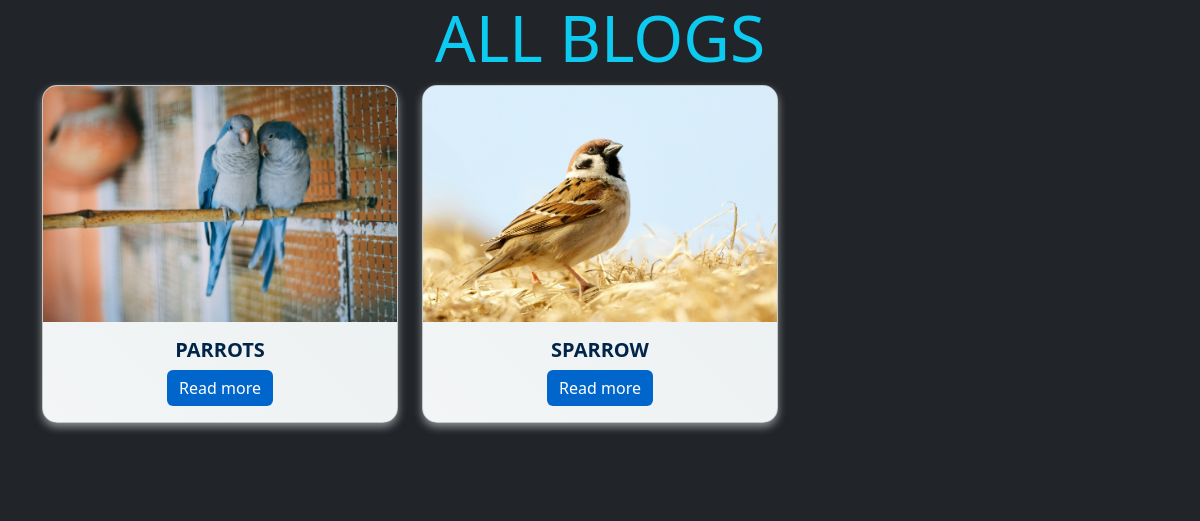
Screenshot of /cat/BIRDS/ with the database file from the repository.
### myblogs/models.py (models this page shows, shortened)
class blog_Post(models.Model):
    blog_name =models.CharField(max_length=100)
    cover_img=models.ImageField(upload_to='images/')
    blog_description=RichTextField()
    blog_cat=models.ForeignKey(Blog_Category ,on_delete=models.CASCADE)

### myblogs/views.py (the view)
# urls.py: path('cat/<str:cat_id>/',views.cat,name ='cat'),
def cat(request, cat_id):
    x = Blog_Category.objects.get(blog_cat = cat_id)
    blogs = blog_Post.objects.filter(blog_cat=x)
    return render(request,'myblogs/allblogs.html',{"y":blogs})

### myblogs/templates/myblogs/allblogs.html (shortened to what this page needs)
<!DOCTYPE html>
<html lang="en">
<head>
    <link href="https://cdn.jsdelivr.net/npm/bootstrap@5.3.2/dist/css/bootstrap.min.css" rel="stylesheet">
</head>
<body class="bg-dark">
    <div class="container text-center mb-4 bg-dark">
        <h3 class=" container display-3 text-info " > ALL BLOGS</h3>
        <div class="row row-cols-1 row-cols-md-3 g-4">
            {% for y in y %}
            <div class="col">
                <div class="card"
                    style="background: linear-gradient(45deg, #f3f5f6, #eaf0f1); border-radius: 15px; overflow: hidden; box-shadow: 0 4px 8px rgba(252, 251, 251, 0.5);">
                    <img src="{{ y.cover_img.url }}" class="card-img-top" alt="...">
                    <div class="card-body">
                        <h5 class="card-title" style="color: #012549; font-weight: bold; text-transform: uppercase;">{{y.blog_name }}</h5>
                        <a href="{% url 'blog_details' y.id %}" class="btn btn-primary" style="background-color: #0066cc; border: none;">Read more</a>
                    </div>
                </div>
            </div>
            {% endfor %}
        </div>
    </div>
      <center class="text-light">
      </center>
</body>
</html>\

### rows the page displays
blog_Post: cover_img (picture), blog_name "PARROTS"
blog_Post: cover_img (picture), blog_name "SPARROW"
